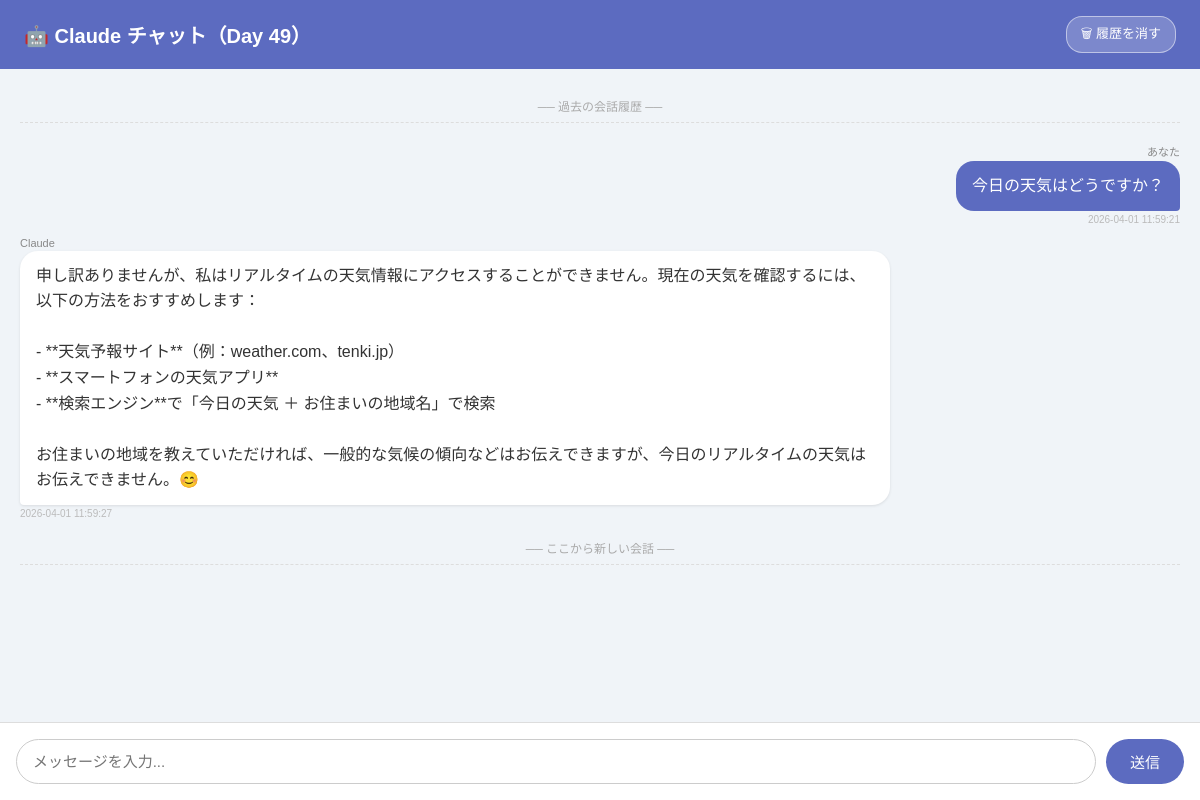
The page / on the database its author committed.
### tables this page shows
CREATE TABLE chats (
                id        INTEGER PRIMARY KEY AUTOINCREMENT,
                role      TEXT NOT NULL,
                message   TEXT NOT NULL,
                timestamp DATETIME DEFAULT CURRENT_TIMESTAMP
            );

### app.py (the view)
@app.route("/")
def index():
    with get_db() as conn:
        rows = conn.execute(
            "SELECT role, message, timestamp FROM chats ORDER BY id DESC LIMIT 20"
        ).fetchall()
    history = list(reversed(rows))
    return render_template("index.html", history=history)

### app.py (called while the page is built)
def get_db():
    conn = sqlite3.connect(DB, timeout=10)
    conn.row_factory = sqlite3.Row
    return conn

### templates/index.html (shortened to what this page needs)
<!DOCTYPE html>
<html lang="ja">
<head>
</head>
<body>
    <header>
        🤖 Claude チャット（Day 49）
        <button id="clear-btn" onclick="clearHistory()">🗑 履歴を消す</button>
    </header>
    <div id="chat-box">
        {% if history %}
        <div class="history-label">── 過去の会話履歴 ──</div>
        {% for msg in history %}
        <div class="msg-wrap {{ msg.role }}">
            <div class="label">{{ "あなた" if msg.role == "user" else "Claude" }}</div>
            <div class="bubble {{ msg.role }}-bubble">{{ msg.message }}</div>
            <div class="timestamp">{{ msg.timestamp }}</div>
        </div>
        {% endfor %}
        <div class="history-label">── ここから新しい会話 ──</div>
        {% else %}
        <div class="msg-wrap claude">
            <div class="label">Claude</div>
            <div class="bubble claude-bubble">こんにちは！何でも聞いてください😊</div>
        </div>
        {% endif %}
    </div>
    <div id="input-area">
        <input type="text" id="user-input" placeholder="メッセージを入力..." autofocus>
        <button id="send-btn" onclick="sendMessage()">送信</button>
    </div>
</body>
</html>

### templates/index.html (style rules this page uses)
* { box-sizing: border-box; margin: 0; padding: 0; }
body { font-family: sans-serif; background: #f0f4f8; height: 100vh; display: flex; flex-direction: column; }
header { background: #5c6bc0; color: white; padding: 16px 24px; font-size: 20px; font-weight: bold; display: flex; justify-content: space-between; align-items: center; }
#clear-btn { background: rgba(255,255,255,0.2); color: white; border: 1px solid rgba(255,255,255,0.5); padding: 6px 14px; border-radius: 16px; font-size: 13px; cursor: pointer; }
#chat-box { flex: 1; overflow-y: auto; padding: 20px; display: flex; flex-direction: column; gap: 12px; }
.bubble { max-width: 75%; padding: 12px 16px; border-radius: 18px; line-height: 1.6; white-space: pre-wrap; word-break: break-word; }
.user-bubble { background: #5c6bc0; color: white; align-self: flex-end; border-bottom-right-radius: 4px; }
.claude-bubble { background: white; color: #333; align-self: flex-start; border-bottom-left-radius: 4px; box-shadow: 0 1px 3px rgba(0,0,0,0.1); }
.label { font-size: 11px; color: #888; margin-bottom: 2px; }
.msg-wrap { display: flex; flex-direction: column; }
.msg-wrap.user { align-items: flex-end; }
.msg-wrap.claude { align-items: flex-start; }
.timestamp { font-size: 10px; color: #bbb; margin-top: 3px; }
#input-area { display: flex; gap: 10px; padding: 16px; background: white; border-top: 1px solid #ddd; }
#user-input { flex: 1; padding: 12px 16px; border: 1px solid #ccc; border-radius: 24px; font-size: 15px; outline: none; }
#send-btn { background: #5c6bc0; color: white; border: none; padding: 12px 24px; border-radius: 24px; font-size: 15px; cursor: pointer; }
.history-label { text-align: center; color: #aaa; font-size: 12px; padding: 8px; border-bottom: 1px dashed #ddd; margin-bottom: 8px; }

### rows shown on the page
chats: role "あなた", message "今日の天気はどうですか？", timestamp "2026-04-01 11:59:21"
chats: role "Claude", message "申し訳ありませんが、私はリアルタイムの天気情報にアクセスすることができません。現在の天気を確認するには、以下の方法をおすすめします： - **天気予報サイト**（例：weather.com、tenki.jp） - **スマートフォンの天気アプリ** - **検索エンジン**で「今日の天気 ＋ お住まいの地域名」で検索 お住まいの地域を教えていただければ、一般的な気候の傾向などはお伝えできますが、今日のリアルタイムの天気はお伝えできません。😊", timestamp "2026-04-01 11:59:27"
